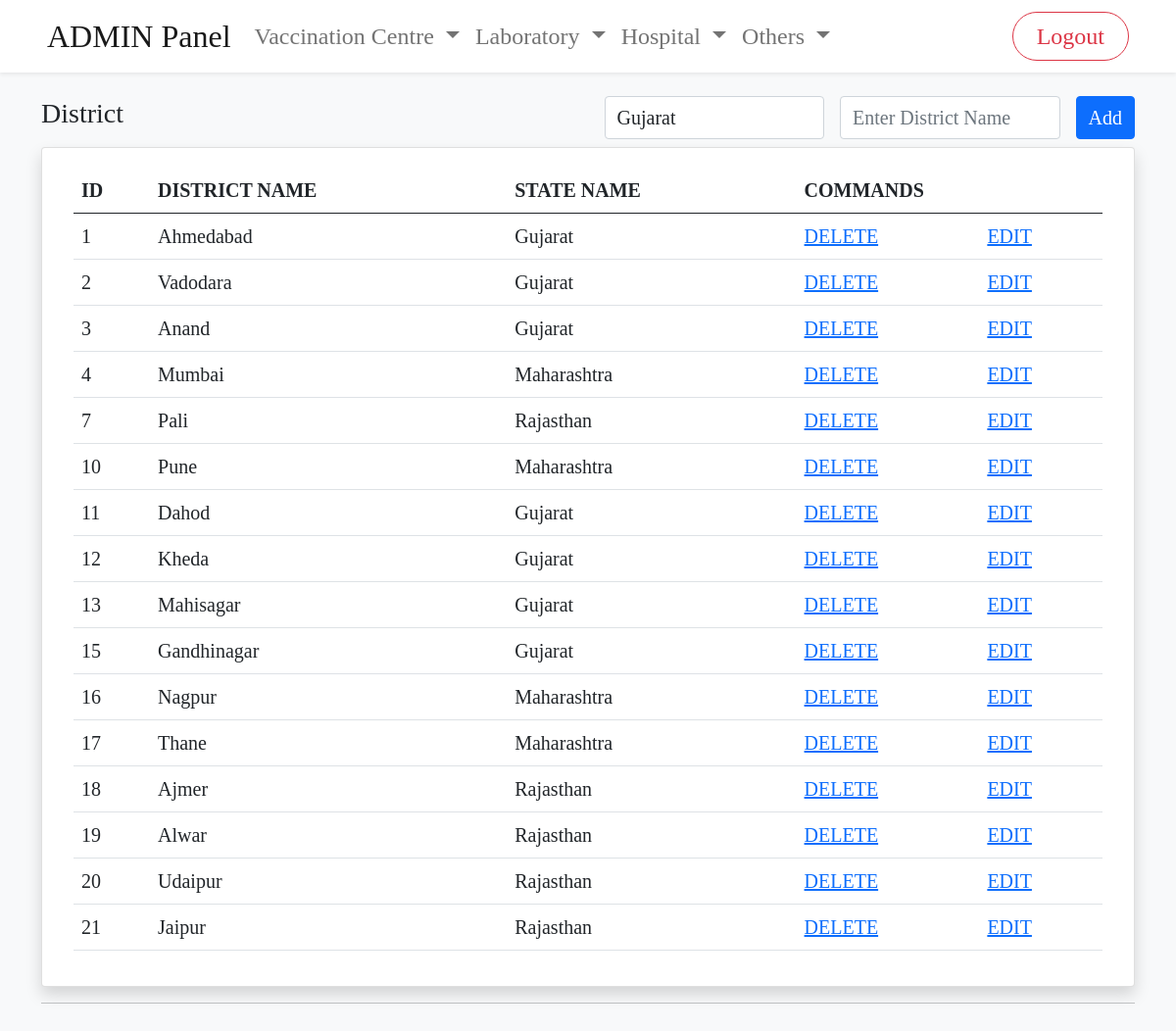
/admin/district.php, run on the app's committed database.
### tables this page shows
CREATE TABLE `district` (
  `district_id` int(11) NOT NULL,
  `district_name` text NOT NULL,
  `state_id` int(11) NOT NULL
);

CREATE TABLE `state` (
  `state_id` int(11) NOT NULL,
  `state_name` text NOT NULL
);

### admin/district.php (the view, shortened to what this page needs)
<?php include('./includes/header.php'); ?>
<?php include('./includes/navigation.php'); ?>
<?php include('./includes/db.php'); ?>
<div class="container mt-4">
        <div class="col d-flex justify-content-between align-items-center">
        <h3>District</h3>
            <form action="" method="post" class="d-flex align-items-center">
                <select class="form-control fs-5" name="stateId">
                    <?php
                        $query = "SELECT * FROM state";
                        $viewAllState = mysqli_query($connection,$query);
                        while($row = mysqli_fetch_assoc($viewAllState)){
                            $state_id = $row['state_id'];
                            $state_name = $row['state_name'];
                            echo "<option value='$state_id'>$state_name</option>";
                        }
                    ?>
                </select>
                <input class="form-control mx-3 fs-5" type="text" name="districtName" placeholder="Enter District Name" required>
                <button name="addDistrict" class="btn fs-5 btn-primary">Add</button>
            </form>
    </div>
    <div class="card mt-2 px-3 py-1 shadow">
            <div class="card-body row">
    <div class="tableBody">
            <table class="table fs-5">
                <thead>
                    <tr>
                        <th scope="col">ID</th>
                        <th scope="col">DISTRICT NAME</th>
                        <th scope="col">STATE NAME</th>
                        <th scope="col" colspan="2">COMMANDS</th>
                    </tr>
                </thead>
                <tbody>
                    <?php
                $query = "SELECT * FROM district";
                $viewAllDistrict = mysqli_query($connection,$query);
                while($row = mysqli_fetch_assoc($viewAllDistrict)){
                    $district_id = $row['district_id'];
                    $district_name = $row['district_name'];
                    $state_id = $row['state_id'];
                    echo "<tr>";
                    echo "<td>{$district_id}</td>";
                    echo "<td>{$district_name}</td>";
                    $query = "SELECT state_name FROM state WHERE state_id = $state_id";
                    $viewStateName = mysqli_query($connection,$query);
                    while($row = mysqli_fetch_assoc($viewStateName)){
                        $state_name = $row['state_name'];
                        echo "<td>{$state_name}</td>";
                    }
                    echo "<td><a class='deleteBtn controlBtn' onClick=\"javascript: return confirm('Are You Sure?');\" href='district.php?districtDelete={$district_id}'>DELETE</a></td>";
                    echo "<td><a class='editBtn controlBtn' href='district.php?districtEdit={$district_id}'>EDIT</a></td>";
                    echo "</tr>";
                }
                ?>
            </tbody>
            </table>
    </div>
    </div>
    </div>
    <div class="tableFooter">
        <hr>
    </div>
</div>
<br>
<br>
<br>
<br>
<br>

### admin/mainAdmin.css (style rules this page uses)
* { margin: 0; padding: 0; font-family: "Times New Roman", Times, serif; transition: 0.3s; }

### data on the page
district: district_id "1", district_name "Ahmedabad"
state: state_name "Gujarat"
district: district_id "2", district_name "Vadodara"
district: district_id "3", district_name "Anand"
district: district_id "4", district_name "Mumbai"
state: state_name "Maharashtra"
district: district_id "7", district_name "Pali"
state: state_name "Rajasthan"
district: district_id "10", district_name "Pune"
district: district_id "11", district_name "Dahod"
district: district_id "12", district_name "Kheda"
district: district_id "13", district_name "Mahisagar"
district: district_id "15", district_name "Gandhinagar"
district: district_id "16", district_name "Nagpur"
district: district_id "17", district_name "Thane"
district: district_id "18", district_name "Ajmer"
district: district_id "19", district_name "Alwar"
district: district_id "20", district_name "Udaipur"
district: district_id "21", district_name "Jaipur"

### other printed values
form field stateId "Gujarat"
